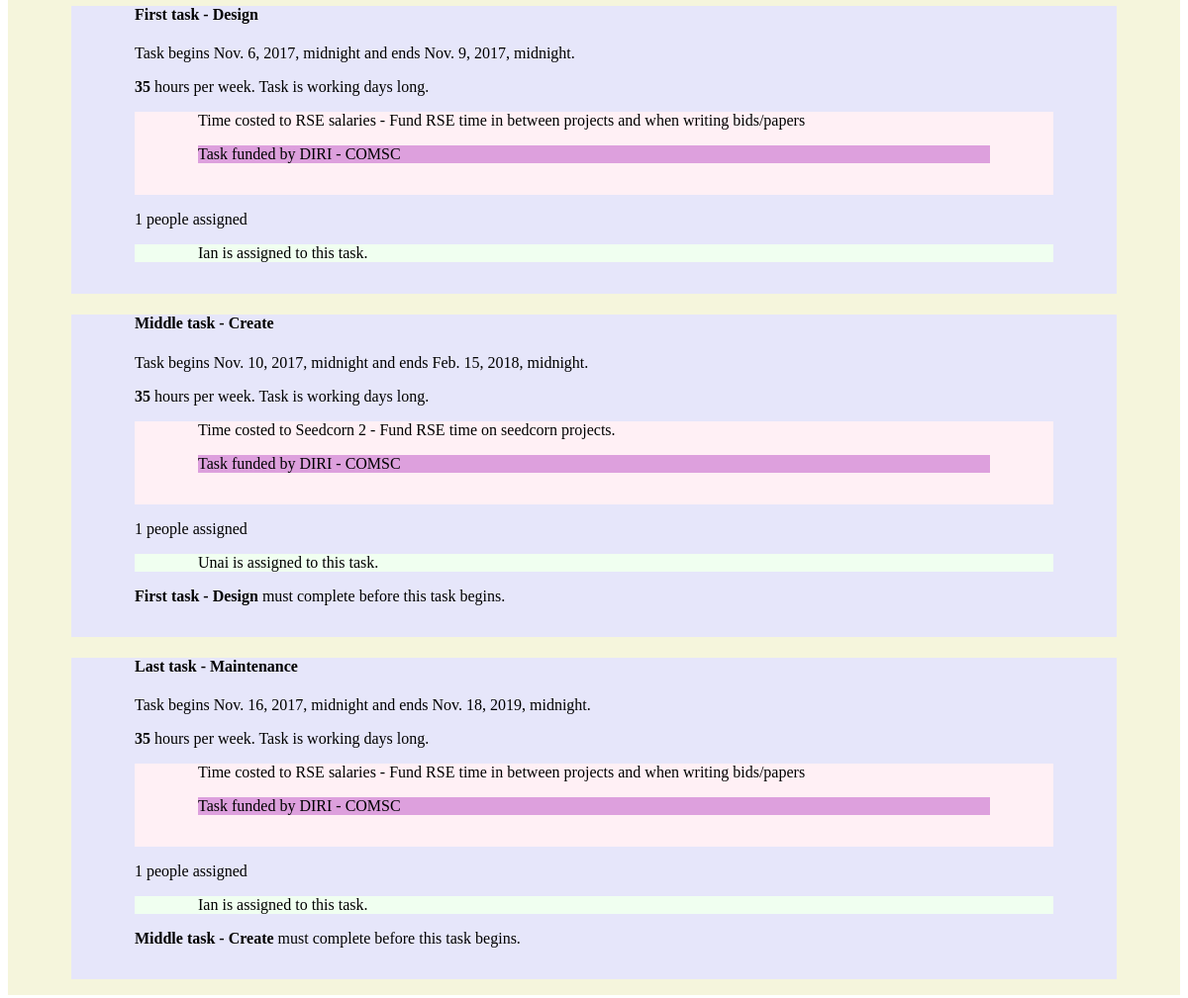
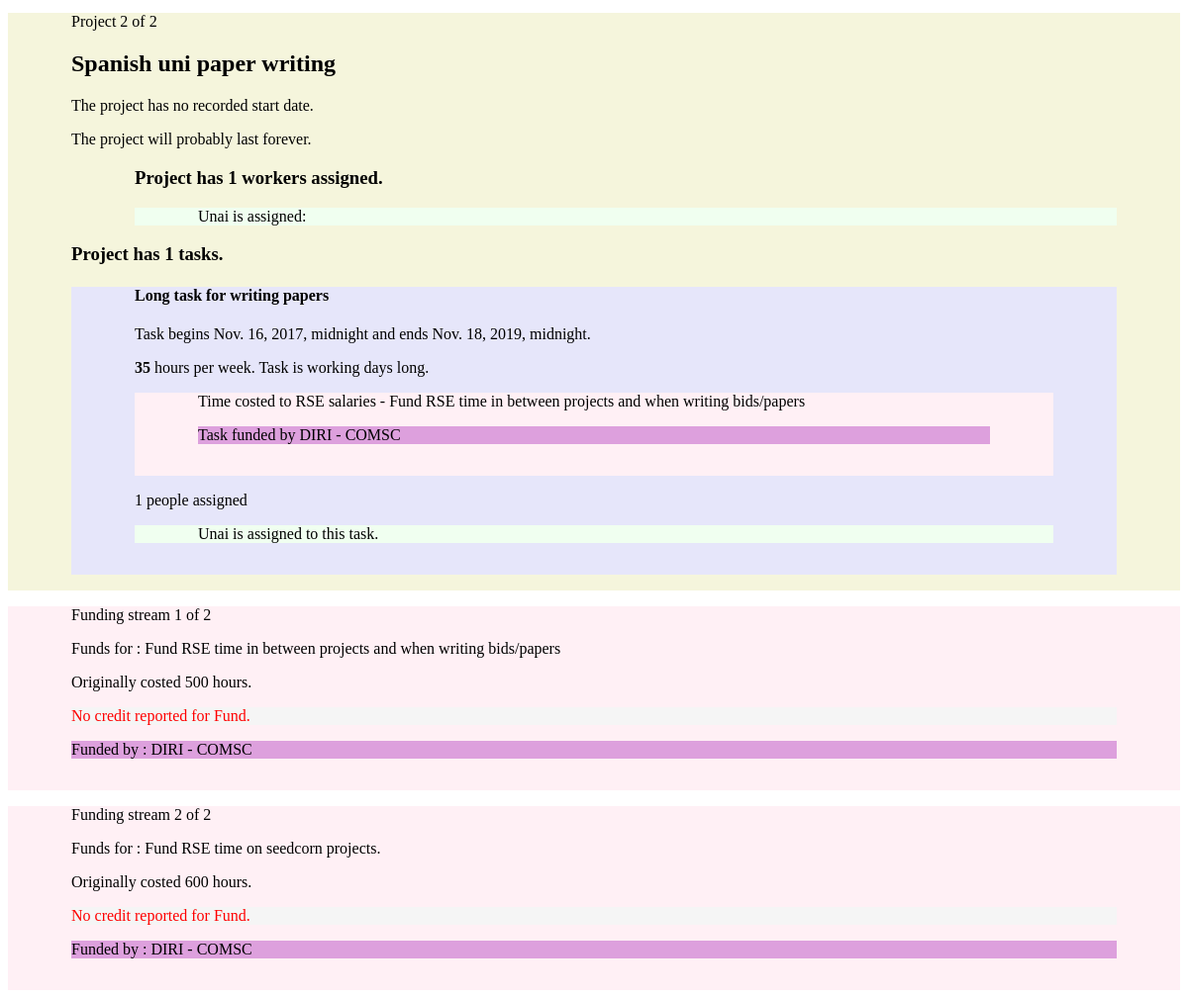
The app's page /explain (lower part), older data (2 pictures, top to bottom).
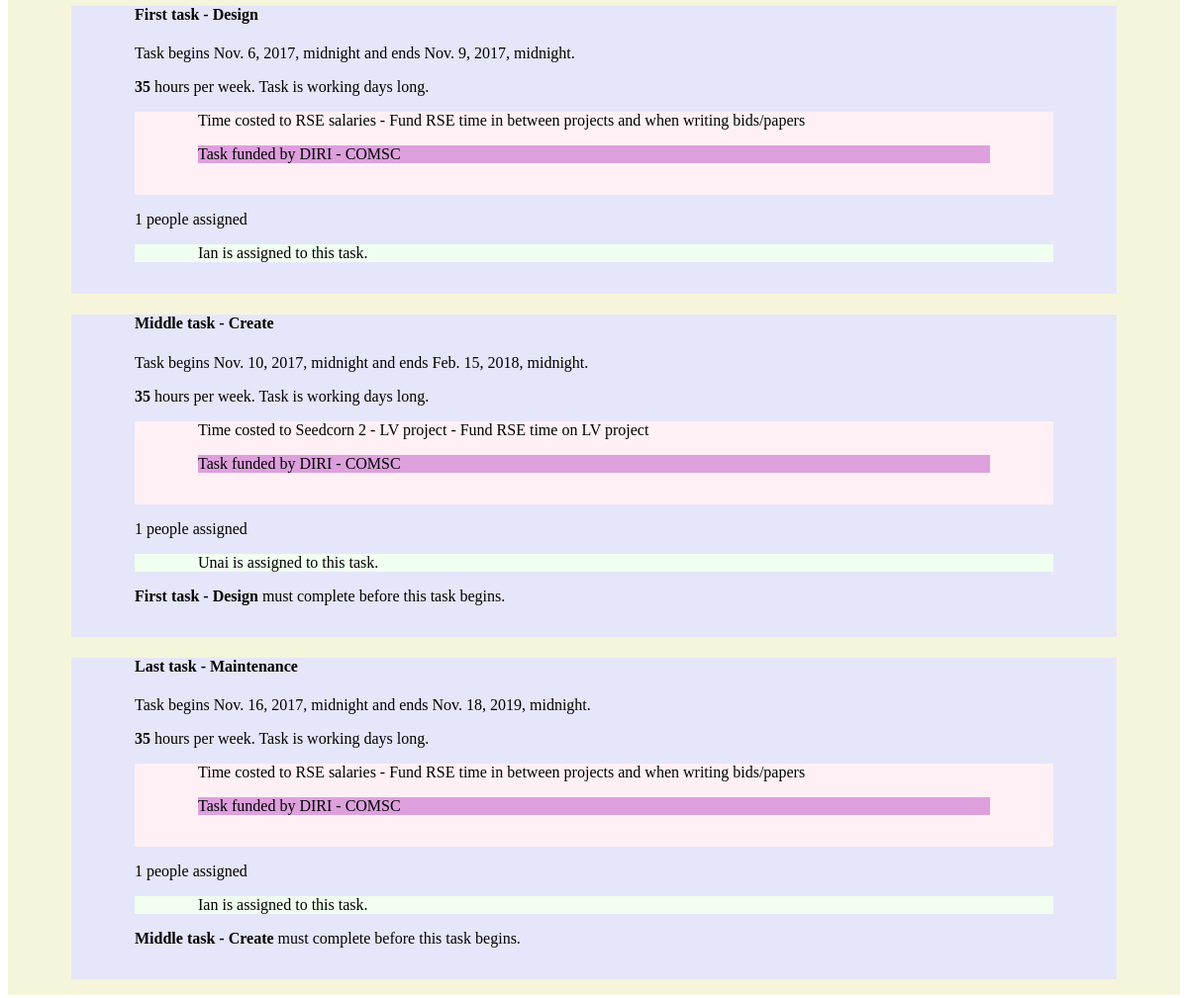
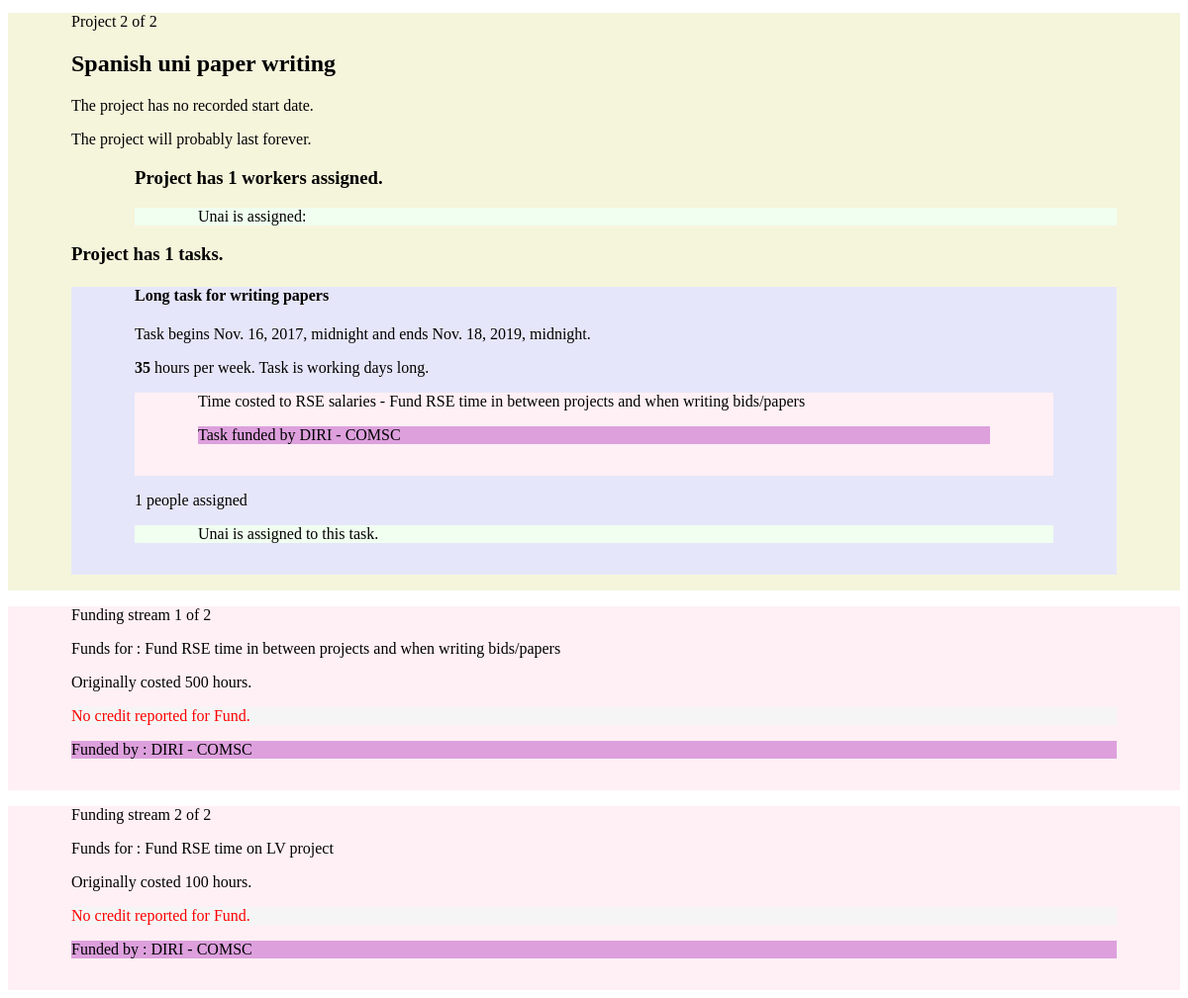
The same page, newer data (2 pictures, top to bottom).
### tracker/models.py (models this page shows, shortened)
class Task(models.Model):
    name = models.CharField(max_length=200)
    description = models.TextField(default="")
    people_assigned = models.ManyToManyField(Person, 'assigned_to')
    start_date = models.DateTimeField('start date')
    end_date = models.DateTimeField('end date')
    project = models.ForeignKey(Project, on_delete=models.CASCADE)
    preceding_tasks = models.ManyToManyField('Task', related_name='preceding')
    subsequent_tasks = models.ManyToManyField('Task', related_name='subsequent')
    fund = models.ForeignKey(Fund, on_delete=models.CASCADE)
    hours_per_week = models.IntegerField(default=35)
    def working_days(self):
        return networkdays(self.start_date, self.end_date, holidays=get_bank_holidays())

class Fund(models.Model):
    costed_hours = models.IntegerField()
    reference_name = models.TextField()
    description_of_intent = models.TextField()
    cash = models.IntegerField(null=True)
    funding_body = models.ForeignKey(FundingBody, on_delete=models.CASCADE)

class FundingBody(models.Model):
    name = models.TextField()
    department = models.TextField()
    account_number = models.IntegerField(null=True)

### tracker/views.py (the view)
# urls.py: path('explain', views.explain, name='explain'),
def explain(request):
    return render(request, 'explain.html',
                  {
                      'projects': models.Project.objects.all(),
                      'people': models.Person.objects.all(),
                      'funds': models.Fund.objects.all(),
                  }
                  )

### tracker/utils/utils.py (called while the page is built, shortened)
def get_bank_holidays():
    bank_holiday_dates = []
    bank_holidays = BankHolidays()
    return bank_holiday_dates

### templates/explain.html (shortened to what this page needs)
{% for p in projects %}
    <div class="project_outline">
        <p>Project {{ forloop.counter }} of {{ projects|length }}</p>
        <h2>{{ p.name }}</h2>
        <p>
            {% if p.start_date %}
                The project started at {{ p.start_date }}.
            {% else %}
                The project has no recorded start date.
            {% endif %}
        </p>
        <p>
            {% if p.end_date %}
                The project is due to finish at {{ p.end_date }}.
            {% else %}
                The project will probably last forever.
            {% endif %}
        </p>
        <div class="project_persons">
            <h3>Project has {{ p.person_set.all|length }} workers assigned.</h3>
            <div class="project_person">
                {% for person in p.person_set.all %}
                    <p>{{ person.name }} is assigned:
                {% endfor %}
                </p>
            </div>
        </div>
        <div class="project_tasks">
            <h3>Project has {{ p.task_set.all|length }} tasks.</h3>
            {% for task in p.task_set.all %}
                <div class="project_task">
                    <h4>{{ task.name }}</h4>
                    <p>Task begins {{ task.start_date }} and ends {{ task.end_date }}.</p>
                    <p><strong>{{ task.hours_per_week }}</strong> hours per week. Task is <strong>{{ task.working_days }}</strong> working days long. <strong id="task_working_days_{{ task.id }}"></strong></p>
                    <div class="fund">
                        <p>Time costed to {{ task.fund.reference_name }} - {{ task.fund.description_of_intent }}</p>
                        <div class="funding_body">
                            <p>Task funded by {{ task.fund.funding_body.name }} - {{ task.fund.funding_body.department }}</p>
                        </div>
                    </div>
                    <p>{{ task.people_assigned.all|length }} people assigned</p>
                    {% for taskpeople in task.people_assigned.all %}
                        <div class="task_people">
                            <p>{{ taskpeople.name }} is assigned to this task.</p>
                        </div>
                    {% endfor %}
                    {% for preceding_task in task.preceding_tasks.all %}
                        <div class="task_preceding_tasks">
                            <p><strong>{{ preceding_task.name }}</strong> must complete before this task begins.</p>
                        </div>
                    {% endfor %}
                </div>
            {% endfor %}
        </div>
    </div>
{% endfor %}
<div class="funds">
    {% for f in funds %}
        <div class="fund">
            <p>Funding stream {{ forloop.counter }} of {{ funds|length }}</p>
            <p>Funds for : {{ f.description_of_intent }}</p>
            <p>Originally costed {{ f.costed_hours }} hours.</p>
            <div id="fund_errors_{{ f.id }}"></div>
            <div class="funding_body">
                <p>Funded by : {{ f.funding_body.name }} - {{ f.funding_body.department }}</p>
            </div>
        </div>
    {% endfor %}
</div>

Row changes from the older to the newer data that the page shows:
changed through a linked row, Task "Middle task - Create": fund.reference_name "Seedcorn 2" → "Seedcorn 2 - LV project"; fund.description_of_intent "Fund RSE time on seedcorn projects." → "Fund RSE time on LV project"
changed Fund: description_of_intent "Fund RSE time on seedcorn projects." → "Fund RSE time on LV project"; costed_hours "600" → "100"
